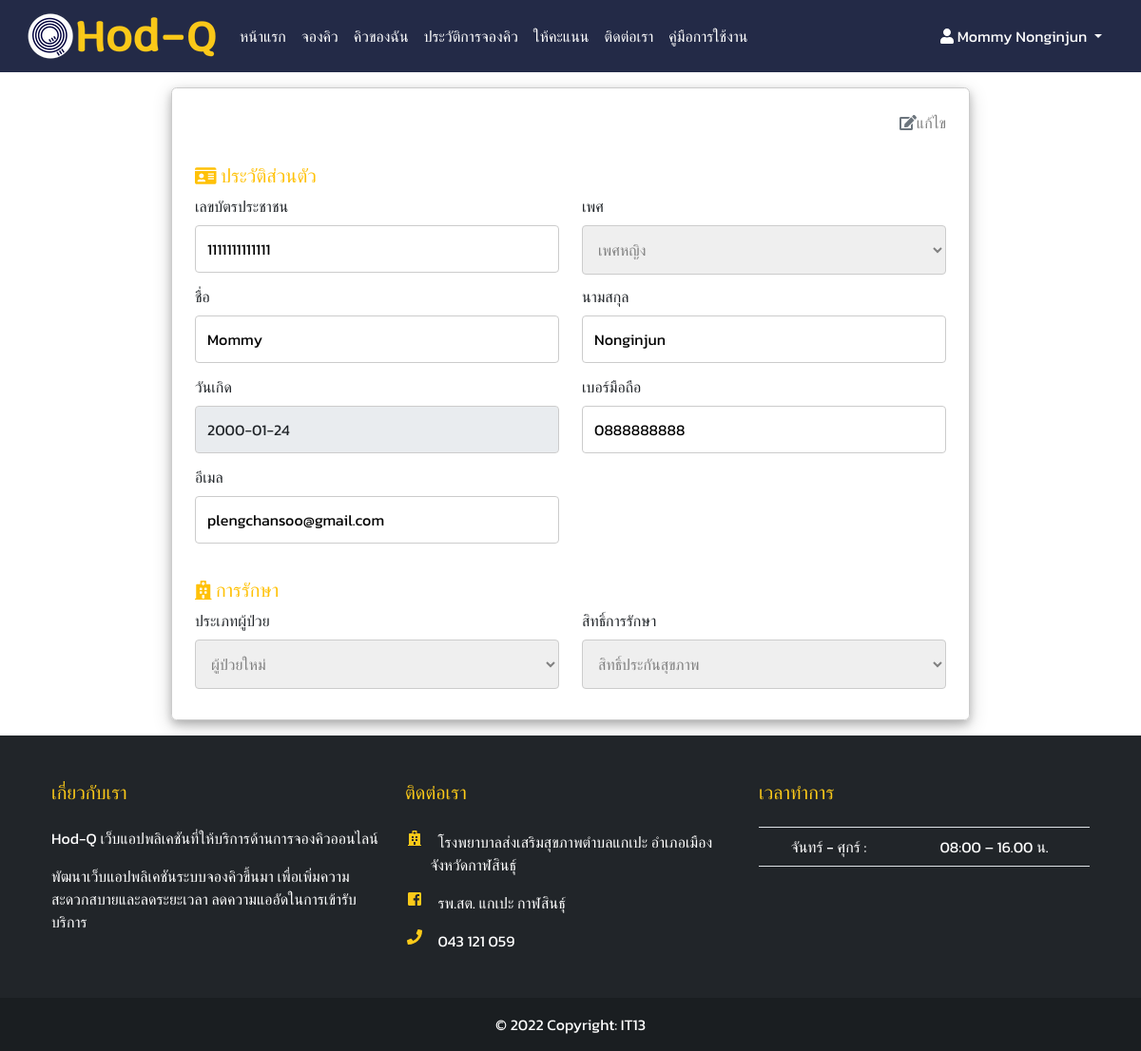
Screenshot of /profile.php (signed in) with the database file from the repository.
### tables this page shows
CREATE TABLE `persons` (
  `ps_idCard` varchar(13) NOT NULL,
  `ps_Fname` varchar(45) NOT NULL,
  `ps_Lname` varchar(45) NOT NULL,
  `ps_gender` varchar(45) NOT NULL,
  `ps_birthday` date NOT NULL,
  `ps_email` varchar(45) NOT NULL,
  `ps_tel` varchar(10) NOT NULL,
  `ps_password` varchar(999) NOT NULL,
  `ty_id` int(1) NOT NULL,
  `rt_id` int(1) NOT NULL,
  `ps_otp` varchar(11) NOT NULL,
  `lineId` varchar(99) NOT NULL
);

### profile.php (the view, shortened to what this page needs)
<html lang="en">
<head>
    <link rel="stylesheet" href="./assets/css/styles.css">
    <link rel="stylesheet" href="./assets/css/edit_profile.css">
    <link rel="stylesheet" href="https://cdn.jsdelivr.net/npm/bootstrap@4.5.3/dist/css/bootstrap.min.css">
    <link rel="stylesheet" href="https://cdn.jsdelivr.net/npm/bootstrap@4.5.3/dist/css/bootstrap.min.css">
    <link href="https://cdn.jsdelivr.net/npm/bootstrap@5.0.2/dist/css/bootstrap.min.css" rel="stylesheet">
    <link rel="stylesheet" href="https://maxst.icons8.com/vue-static/landings/line-awesome/line-awesome/1.3.0/css/line-awesome.min.css" />
</head>
<body class="d-flex flex-column min-vh-100">
    <?php
    include "./menu.php";
    include "./connectDB/connectDB.php";
    ?>
    <?php
    $id = $_SESSION['id_card'];
    $sql_profile = "SELECT * FROM `persons` WHERE ps_idCard = $id";
    $rs_profile = mysqli_query($conn, $sql_profile);
    while ($row_profile = mysqli_fetch_row($rs_profile)) {
    ?>
        <section class=" mt-3 mb-3">
            <form class="form-profile">
                <div class="row">
                    <div class="float-right text-right">
                        <span class="edit"><a href="./edit-profile.php"><i class="fas fa-edit text-secondary"></i>แก้ไข</a></span>
                    </div>
                </div>
                <div class="row">
                    <h5 class="text-warning pt-4"><i class="fas fa-id-card"></i> ประวัติส่วนตัว</h5>
                    <div class="col-sm ">
                        <div class="info">
                            <label for="idcard">เลขบัตรประชาชน</label>
                            <input type="text" id="idcard" name="idcard" value="<?php echo $row_profile[0]; ?>" readonly>
                        </div>
                    </div>
                    <div class="col-sm">
                        <div class="info">
                            <label for="gender">เพศ</label>
                            <?php
                            if ($row_profile[3] == "ชาย") {
                                echo "<select id='gender' name='gender' disabled>
                                <option value='ชาย' selected>เพศชาย</option>
                                <option value='หญิง'>เพศหญิง</option>
                            </select>";
                            } else {
                                echo "<select id='gender' name='gender' disabled>
                                <option value='ชาย'>เพศชาย</option>
                                <option value='หญิง' selected>เพศหญิง</option>
                            </select>";
                            }
                            ?>
                        </div>
                    </div>
                </div>
                <div class="row">
                    <div class="col-sm">
                        <div class="info">
                            <label for="fname">ชื่อ</label>
                            <input type="text" id="fname" name="firstname" value="<?php echo $row_profile[1] ?>" readonly>
                        </div>
                    </div>
                    <div class="col-sm">
                        <div class="info">
                            <label for="lname">นามสกุล</label>
                            <input type="text" id="lname" name="lastname" value="<?php echo $row_profile[2] ?>" readonly>
                        </div>
                    </div>
                </div>
                <div class="row">
                    <div class="col-sm">
                        <label for="exampleFormControlInput1" class="form-label">วันเกิด</label>
                        <input type="text" class="form-control py-4" id="datepicker" name="date" value="<?php echo $row_profile[4]?>" readonly>
                    </div>
                    <div class="col-sm">
                        <div class="info">
                            <label for="tel">เบอร์มือถือ</label>
                            <input type="text" id="tel" name="tel" value="<?php echo $row_profile[6] ?>" readonly>
                        </div>
                    </div>
                </div>
                <div class="row">
                    <div class="col-sm">
                        <div class="info">
                            <label for="email">อีเมล</label>
                            <input type="text" id="email" name="email" value="<?php echo $row_profile[5] ?>" readonly>
                        </div>
                    </div>
                    <div class="col-sm">
                    </div>
                </div>
                <div class="row">
                    <h5 class="text-warning pt-4"><i class="fas fa-hospital"></i> การรักษา</h5>
                    <div class="col-sm">
                        <div class="info">
                            <label for="fname">ประเภทผู้ป่วย</label>
                            <?php
                            if ($row_profile[8] == 1) {
                                echo "<select id='patient' name='ty_id' disabled>
                                <option value='1' selected>ผู้ป่วยใหม่</option>
                                <option value='2'>ผู้ป่วยเก่า</option>
                            </select>";
                            } else {
                                echo "<select id='patient' name='ty_id' disabled>
                                <option value='1'>ผู้ป่วยใหม่</option>
                                <option value='2' selected>ผู้ป่วยเก่า</option>
                            </select>";
                            }
                            ?>
                        </div>
                    </div>
                    <div class="col-sm">
                        <div class="info">
                            <label for="insurance">สิทธิ์การรักษา</label>
                            <div class="col-75">
                                <select id='claim' name="rt_id" disabled>
                                    <option value='5' <?php if ($row_profile[9] == 5) {
                                                            echo ' selected';
                                                        } ?>>สิทธิ์ประกันสุขภาพ</option>
                                </select>
                            </div>
                        </div>
                    </div>
                </div>
            </form>
        <?php } ?>
        </section>
        <?php
        include "./footer.php";
        ?>
</body>
</html>

### assets/css/styles.css (style rules this page uses)
* { box-sizing: border-box; padding: 0; margin: 0; font-family: 'Kanit', sans-serif; }

### assets/css/edit_profile.css (style rules this page uses)
.form-profile { width: 70%; margin: auto; border: 1px solid #ccc; border-radius: 0.35rem; padding: 1.5rem; box-shadow: 0 4px 8px 0 rgba(0, 0, 0, 0.2), 0 6px 20px 0 rgba(0, 0, 0, 0.19); }
input[type=text], select, textarea { width: 100%; padding: 12px; border: 1px solid #ccc; border-radius: 4px; resize: vertical; margin-bottom: 5px; }
.info label { padding: 0px; display: inline-block; }
.row { margin-bottom: 8px; }
.float-right .edit a { text-decoration: none; color: gray; }

### rows the page displays
persons: idcard "1111111111111", firstname "Mommy", lastname "Nonginjun", date "2000-01-24", tel "0888888888", email "plengchansoo@gmail.com", rt_id "สิทธิ์ประกันสุขภาพ"

### other values shown
$_SESSION['name'] "Mommy Nonginjun"
